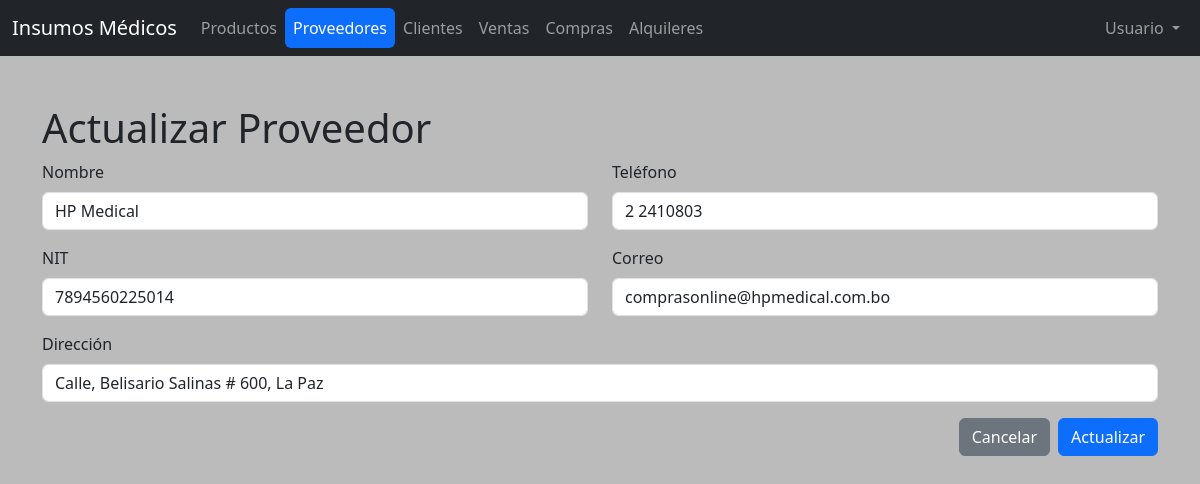
Page /actualizar_proveedor.php?id=3 on the committed database.
### tables this page shows
CREATE TABLE `proveedor` (
  `id` int(11) NOT NULL,
  `nombre` varchar(45) DEFAULT NULL,
  `num_documento` varchar(45) DEFAULT NULL,
  `telefono` varchar(20) DEFAULT NULL,
  `correo` varchar(128) DEFAULT NULL,
  `direccion` varchar(255) DEFAULT NULL
);

### logic/Proveedor.php (called while the page is built, shortened)
<?php
include_once "db/Conexion.php";
class Proveedor extends Conexion{
    public static function getId($id){
        $conexion = new Conexion();
        $conexion->conectar();
        $sql = "SELECT * FROM proveedor WHERE id=?";
        $pre = mysqli_prepare($conexion->conn, $sql);
        $pre->bind_param("i", $id);
        $pre->execute();
        $res = $pre->get_result();
        return $res->fetch_object(Proveedor::class);
    }
}
?>

### db/Conexion.php (called while the page is built, shortened)
<?php
class Conexion{
    public function conectar(){
        $user = "root";
        $password = "";
        $server = "localhost";
        $db = "insumos";
        $this->conn = mysqli_connect($server, $user, $password, $db);
    }
}
?>

### actualizar_proveedor.php (the view, shortened to what this page needs)
<!DOCTYPE html>
<html lang="es">
<head>
    <link href="https://cdn.jsdelivr.net/npm/bootstrap@5.3.3/dist/css/bootstrap.min.css" rel="stylesheet">
    <link href="css/style.css" rel="stylesheet">
</head>
<header>
    <nav class="navbar navbar-expand-lg navbar-dark bg-dark">
        <div class="container-fluid">
            <a class="navbar-brand" href="#">Insumos Médicos</a>
            <div class="collapse navbar-collapse" id="navbarNav">
                <ul class="navbar-nav me-auto mb-2 mb-lg-0">
                    <li class="nav-item">
                        <a class="nav-link btn btn-outline-primary" aria-current="page" href="productos.php">Productos</a>
                    </li>
                    <li class="nav-item">
                        <a class="nav-link btn btn-outline-primary active" href="proveedores.php">Proveedores</a>
                    </li>
                    <li class="nav-item">
                        <a class="nav-link btn btn-outline-primary" href="clientes.php">Clientes</a>
                    </li>
                    <li class="nav-item">
                        <a class="nav-link btn btn-outline-primary" href="ventas.php">Ventas</a>
                    </li>
                    <li class="nav-item">
                        <a class="nav-link btn btn-outline-primary" href="compras.php">Compras</a>
                    </li>
                    <li class="nav-item">
                        <a class="nav-link btn btn-outline-primary" href="alquiler.php">Alquileres</a>
                    </li>
                </ul>
                <ul class="navbar-nav ms-auto">
                    <li class="nav-item dropdown">
                        <a class="nav-link dropdown-toggle" href="#" id="navbarDropdown" role="button" data-bs-toggle="dropdown" aria-expanded="false">
                            Usuario
                        </a>
                    </li>
                </ul>
            </div>
        </div>
    </nav>
</header>
<body>
    <div class="container mt-5">
        <h1>Actualizar Proveedor</h1>
        <?php
        include_once 'logic/Proveedor.php';
        $id = $_GET['id'];
        $proveedor = Proveedor::getId($id);
        ?>
        <form action="actualizar_proveedor.php" method="POST">
            <div class="row">
                <div class="col-md-6 mb-3">
                    <label for="nombre" class="form-label">Nombre</label>
                    <input type="text" class="form-control" id="nombre" name="nombre" value="<?php echo $proveedor->nombre; ?>" required>
                </div>
                <div class="col-md-6 mb-3">
                    <label for="telefono" class="form-label">Teléfono</label>
                    <input type="text" class="form-control" id="telefono" name="telefono" value="<?php echo $proveedor->telefono; ?>" required>
                </div>
            </div>
            <div class="row">
                <div class="col-md-6 mb-3">
                    <label for="numero_documento" class="form-label">NIT</label>
                    <input type="text" class="form-control" id="numero_documento" name="numero_documento" value="<?php echo $proveedor->num_documento; ?>" required>
                </div>
                <div class="col-md-6 mb-3">
                    <label for="correo" class="form-label">Correo</label>
                    <input type="email" class="form-control" id="correo" name="correo" value="<?php echo $proveedor->correo; ?>" required>
                </div>
            </div>
            <div class="row">
                <div class="col-12 mb-3">
                    <label for="direccion" class="form-label">Dirección</label>
                    <input type="text" class="form-control" id="direccion" name="direccion" value="<?php echo $proveedor->direccion; ?>" required>
                </div>
            </div>
            <div class="d-flex justify-content-end">
                <button type="button" class="btn btn-secondary me-2" onclick="window.location.href='proveedores.php';">Cancelar</button>
                <button type="submit" class="btn btn-primary">Actualizar</button>
            </div>
        </form>
    </div>
</body>
</html>

### css/style.css (style rules this page uses)
body { background-color: rgb(187, 187, 187) ; }

### rows in the picture
proveedor: nombre "HP Medical", telefono "2 2410803", numero_documento "7894560225014", correo "comprasonline@hpmedical.com.bo", direccion "Calle, Belisario Salinas # 600, La Paz"
